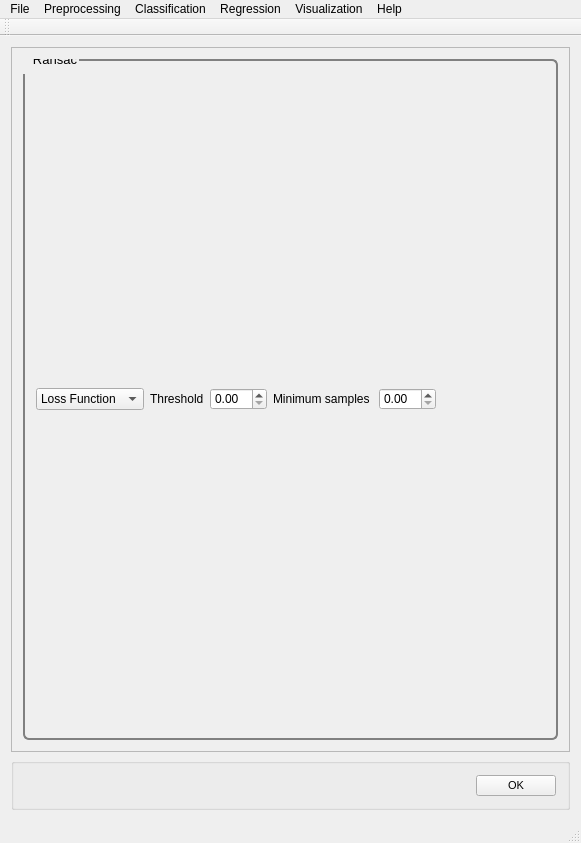
<?xml version="1.0" encoding="UTF-8"?>
<ui version="4.0">
 <class>MainWindow</class>
 <widget class="QMainWindow" name="MainWindow">
  <property name="geometry">
   <rect>
    <x>0</x>
    <y>0</y>
    <width>581</width>
    <height>843</height>
   </rect>
  </property>
  <property name="windowTitle">
   <string>PYSAT</string>
  </property>
  <widget class="QWidget" name="centralWidget">
   <layout class="QVBoxLayout" name="verticalLayout_9">
    <item>
     <widget class="QScrollArea" name="scrollArea">
      <property name="widgetResizable">
       <bool>true</bool>
      </property>
      <widget class="QWidget" name="scrollAreaWidgetContents_2">
       <property name="geometry">
        <rect>
         <x>0</x>
         <y>0</y>
         <width>561</width>
         <height>721</height>
        </rect>
       </property>
       <property name="font">
        <font>
         <pointsize>8</pointsize>
        </font>
       </property>
       <property name="styleSheet">
        <string notr="true">QGroupBox {
  border: 2px solid gray;
  border-radius: 6px;
  margin-top: 0.5em;
}

QGroupBox::title {

  padding-top: -14px;
  padding-left: 8px;
}
</string>
       </property>
       <layout class="QVBoxLayout" name="verticalLayout_8">
        <item>
         <widget class="QGroupBox" name="ransac">
          <property name="font">
           <font>
            <pointsize>10</pointsize>
           </font>
          </property>
          <property name="title">
           <string>Ransac</string>
          </property>
          <layout class="QHBoxLayout" name="horizontalLayout">
           <item>
            <layout class="QVBoxLayout" name="ransac_vlayout_2">
             <item>
              <layout class="QHBoxLayout" name="ransac_loss_func_hlayout_2">
               <item>
                <widget class="QComboBox" name="ransac_loss_func_2">
                 <item>
                  <property name="text">
                   <string>Loss Function</string>
                  </property>
                 </item>
                 <item>
                  <property name="text">
                   <string>Absolute Error</string>
                  </property>
                 </item>
                 <item>
                  <property name="text">
                   <string>Squared Error</string>
                  </property>
                 </item>
                </widget>
               </item>
               <item>
                <widget class="QLabel" name="ransac_threshold_label_2">
                 <property name="text">
                  <string>Threshold</string>
                 </property>
                </widget>
               </item>
               <item>
                <widget class="QDoubleSpinBox" name="ransac_threshold_2"/>
               </item>
               <item>
                <widget class="QLabel" name="ransac_min_label_2">
                 <property name="text">
                  <string>Minimum samples </string>
                 </property>
                </widget>
               </item>
               <item>
                <widget class="QDoubleSpinBox" name="ransac_min_2"/>
               </item>
               <item>
                <spacer name="ransac_loss_spacer_2">
                 <property name="orientation">
                  <enum>Qt::Horizontal</enum>
                 </property>
                 <property name="sizeHint" stdset="0">
                  <size>
                   <width>40</width>
                   <height>20</height>
                  </size>
                 </property>
                </spacer>
               </item>
              </layout>
             </item>
            </layout>
           </item>
          </layout>
         </widget>
        </item>
       </layout>
      </widget>
     </widget>
    </item>
    <item>
     <widget class="QGroupBox" name="OK">
      <layout class="QHBoxLayout" name="ok">
       <item>
        <spacer name="horizontalSpacer_5">
         <property name="orientation">
          <enum>Qt::Horizontal</enum>
         </property>
         <property name="sizeHint" stdset="0">
          <size>
           <width>40</width>
           <height>20</height>
          </size>
         </property>
        </spacer>
       </item>
       <item>
        <widget class="QPushButton" name="okButton">
         <property name="font">
          <font>
           <pointsize>8</pointsize>
          </font>
         </property>
         <property name="mouseTracking">
          <bool>false</bool>
         </property>
         <property name="text">
          <string>OK</string>
         </property>
        </widget>
       </item>
      </layout>
     </widget>
    </item>
   </layout>
  </widget>
  <widget class="QToolBar" name="mainToolBar">
   <attribute name="toolBarArea">
    <enum>TopToolBarArea</enum>
   </attribute>
   <attribute name="toolBarBreak">
    <bool>false</bool>
   </attribute>
  </widget>
  <widget class="QStatusBar" name="statusBar"/>
  <widget class="QMenuBar" name="menuBar">
   <property name="geometry">
    <rect>
     <x>0</x>
     <y>0</y>
     <width>581</width>
     <height>21</height>
    </rect>
   </property>
   <widget class="QMenu" name="menuFile">
    <property name="title">
     <string>File</string>
    </property>
    <addaction name="actionLoad_Refence_Data"/>
    <addaction name="actionLoad_Unknown_Data"/>
    <addaction name="actionSet_output_location"/>
    <addaction name="separator"/>
    <addaction name="actionSave_Current_Plots"/>
    <addaction name="actionSave_Current_Data"/>
    <addaction name="separator"/>
    <addaction name="actionCreate_New_Workflow"/>
    <addaction name="actionSave_Current_Workflow"/>
    <addaction name="separator"/>
    <addaction name="actionExit"/>
   </widget>
   <widget class="QMenu" name="menuPreprocessing">
    <property name="title">
     <string>Preprocessing</string>
    </property>
    <widget class="QMenu" name="menuBaseline_Removal">
     <property name="title">
      <string>Baseline Removal</string>
     </property>
     <addaction name="actionALS"/>
     <addaction name="actionDietrich"/>
     <addaction name="actionPolyFit"/>
     <addaction name="actionAirPLS"/>
     <addaction name="actionFABC"/>
     <addaction name="actionKK"/>
     <addaction name="actionMario"/>
     <addaction name="actionMedian"/>
     <addaction name="actionRubberband"/>
     <addaction name="actionUndecimated_Wavelet"/>
    </widget>
    <widget class="QMenu" name="menuCalibration_Transfer">
     <property name="title">
      <string>Calibration Transfer</string>
     </property>
     <addaction name="actionRatio"/>
     <addaction name="actionTommy_s_Methgod"/>
     <addaction name="actionPiecewise_Direct_Standardization"/>
     <addaction name="actionOthers_3"/>
    </widget>
    <addaction name="actionNormalization"/>
    <addaction name="actionNoise_Reduction"/>
    <addaction name="actionApply_Mask"/>
    <addaction name="actionInterpolate"/>
    <addaction name="actionInstrument_Response"/>
    <addaction name="menuBaseline_Removal"/>
    <addaction name="menuCalibration_Transfer"/>
    <addaction name="actionICA_2"/>
    <addaction name="actionPCA_2"/>
   </widget>
   <widget class="QMenu" name="menuRegression">
    <property name="title">
     <string>Regression</string>
    </property>
    <addaction name="actionCross_Validation"/>
    <addaction name="actionTrain"/>
    <addaction name="actionPredict"/>
    <addaction name="actionCreate_N_Folds"/>
    <addaction name="actionCreate_Test_Folds"/>
    <addaction name="actionSubmodel_Ranges"/>
   </widget>
   <widget class="QMenu" name="menuHelp">
    <property name="title">
     <string>Help</string>
    </property>
    <addaction name="actionIndex"/>
    <addaction name="actionContent_2"/>
    <addaction name="separator"/>
    <addaction name="actionAbout"/>
    <addaction name="actionAbout_QtCreator"/>
   </widget>
   <widget class="QMenu" name="menuClassification">
    <property name="title">
     <string>Classification</string>
    </property>
    <widget class="QMenu" name="menuSupervised">
     <property name="title">
      <string>Supervised</string>
     </property>
     <addaction name="actionPLS_DA"/>
     <addaction name="actionSIMCA"/>
    </widget>
    <widget class="QMenu" name="menuClustering">
     <property name="title">
      <string>Clustering</string>
     </property>
     <addaction name="actionK_means"/>
     <addaction name="actionHierarchical_2"/>
    </widget>
    <addaction name="menuSupervised"/>
    <addaction name="menuClustering"/>
   </widget>
   <widget class="QMenu" name="menuVisualization">
    <property name="title">
     <string>Visualization</string>
    </property>
    <addaction name="actionLine_Plot"/>
    <addaction name="action1_to_1_Plot"/>
    <addaction name="actionScatter_Plot"/>
   </widget>
   <addaction name="menuFile"/>
   <addaction name="menuPreprocessing"/>
   <addaction name="menuClassification"/>
   <addaction name="menuRegression"/>
   <addaction name="menuVisualization"/>
   <addaction name="menuHelp"/>
  </widget>
  <action name="actionLoad_Refence_Data">
   <property name="text">
    <string>Load Refence Data</string>
   </property>
  </action>
  <action name="actionLoad_Unknown_Data">
   <property name="text">
    <string>Load Unknown Data</string>
   </property>
  </action>
  <action name="actionSave_Current_Workflow">
   <property name="text">
    <string>Save Current Workflow</string>
   </property>
  </action>
  <action name="actionSave_Current_Plots">
   <property name="text">
    <string>Save Current Plots</string>
   </property>
  </action>
  <action name="actionSave_Current_Data">
   <property name="text">
    <string>Save Current Data</string>
   </property>
  </action>
  <action name="actionCreate_New_Workflow">
   <property name="text">
    <string>Create New Workflow</string>
   </property>
  </action>
  <action name="actionNoise_Reduction">
   <property name="text">
    <string>Noise Reduction</string>
   </property>
  </action>
  <action name="actionApply_Mask">
   <property name="text">
    <string>Apply Mask</string>
   </property>
  </action>
  <action name="actionInterpolate">
   <property name="text">
    <string>Interpolate (unknown to known)</string>
   </property>
  </action>
  <action name="actionInstrument_Response">
   <property name="text">
    <string>Instrument Response</string>
   </property>
  </action>
  <action name="actionALS">
   <property name="text">
    <string>ALS</string>
   </property>
  </action>
  <action name="actionDietrich">
   <property name="text">
    <string>Dietrich</string>
   </property>
  </action>
  <action name="actionPolyFit">
   <property name="text">
    <string>PolyFit</string>
   </property>
  </action>
  <action name="actionAirPLS">
   <property name="text">
    <string>AirPLS</string>
   </property>
  </action>
  <action name="actionFABC">
   <property name="text">
    <string>FABC</string>
   </property>
  </action>
  <action name="actionKK">
   <property name="text">
    <string>KK</string>
   </property>
  </action>
  <action name="actionMario">
   <property name="text">
    <string>Mario</string>
   </property>
  </action>
  <action name="actionMedian">
   <property name="text">
    <string>Median</string>
   </property>
  </action>
  <action name="actionRubberband">
   <property name="text">
    <string>Rubberband</string>
   </property>
  </action>
  <action name="actionUndecimated_Wavelet">
   <property name="text">
    <string>Undecimated Wavelet</string>
   </property>
  </action>
  <action name="actionRatio">
   <property name="text">
    <string>Ratio</string>
   </property>
  </action>
  <action name="actionTommy_s_Methgod">
   <property name="text">
    <string>Tommy's Method</string>
   </property>
  </action>
  <action name="actionPiecewise_Direct_Standardization">
   <property name="text">
    <string>Piecewise Direct Standardization</string>
   </property>
  </action>
  <action name="actionPCA">
   <property name="text">
    <string>PCA</string>
   </property>
  </action>
  <action name="actionICA">
   <property name="text">
    <string>ICA</string>
   </property>
  </action>
  <action name="actionK_Means">
   <property name="text">
    <string>K-Means</string>
   </property>
  </action>
  <action name="actionHierarchical">
   <property name="text">
    <string>Hierarchical</string>
   </property>
  </action>
  <action name="actionOthers">
   <property name="text">
    <string>Others...</string>
   </property>
  </action>
  <action name="actionOthers_2">
   <property name="text">
    <string>Others...</string>
   </property>
  </action>
  <action name="actionOthers_3">
   <property name="text">
    <string>Others...</string>
   </property>
  </action>
  <action name="actionPLS">
   <property name="text">
    <string>PLS</string>
   </property>
  </action>
  <action name="actionSM_PLS">
   <property name="text">
    <string>SM-PLS</string>
   </property>
  </action>
  <action name="actionICA_Regression">
   <property name="text">
    <string>ICA Regression</string>
   </property>
  </action>
  <action name="actionGaussian_Process">
   <property name="text">
    <string>Gaussian Process</string>
   </property>
  </action>
  <action name="actionMLP">
   <property name="text">
    <string>MLP</string>
   </property>
  </action>
  <action name="actionSVM">
   <property name="text">
    <string>SVM</string>
   </property>
  </action>
  <action name="actionOthers_4">
   <property name="text">
    <string>Others...</string>
   </property>
  </action>
  <action name="actionOthers_5">
   <property name="text">
    <string>Others...</string>
   </property>
  </action>
  <action name="actionIndex">
   <property name="text">
    <string>Index</string>
   </property>
  </action>
  <action name="actionContent_2">
   <property name="text">
    <string>Content</string>
   </property>
  </action>
  <action name="actionAbout">
   <property name="text">
    <string>About...</string>
   </property>
  </action>
  <action name="actionAbout_QtCreator">
   <property name="text">
    <string>About Qt...</string>
   </property>
  </action>
  <action name="actionExit">
   <property name="text">
    <string>Exit</string>
   </property>
  </action>
  <action name="actionNormalization">
   <property name="text">
    <string>Normalization</string>
   </property>
  </action>
  <action name="actionICA_2">
   <property name="text">
    <string>ICA</string>
   </property>
  </action>
  <action name="actionPCA_2">
   <property name="text">
    <string>PCA</string>
   </property>
  </action>
  <action name="actionPLS_DA">
   <property name="text">
    <string>PLS-DA</string>
   </property>
  </action>
  <action name="actionSIMCA">
   <property name="text">
    <string>SIMCA</string>
   </property>
  </action>
  <action name="actionK_means">
   <property name="text">
    <string>K-means</string>
   </property>
  </action>
  <action name="actionHierarchical_2">
   <property name="text">
    <string>Hierarchical</string>
   </property>
  </action>
  <action name="actionCross_Validation">
   <property name="text">
    <string>Cross Validation</string>
   </property>
  </action>
  <action name="actionTrain">
   <property name="text">
    <string>Train</string>
   </property>
  </action>
  <action name="actionPredict">
   <property name="text">
    <string>Predict</string>
   </property>
  </action>
  <action name="actionLine_Plot">
   <property name="text">
    <string>Line Plot</string>
   </property>
  </action>
  <action name="action1_to_1_Plot">
   <property name="text">
    <string>1 to 1 Plot</string>
   </property>
  </action>
  <action name="actionScatter_Plot">
   <property name="text">
    <string>Scatter Plot</string>
   </property>
  </action>
  <action name="actionSet_output_location">
   <property name="text">
    <string>Output Location</string>
   </property>
  </action>
  <action name="actionCreate_N_Folds">
   <property name="text">
    <string>Create N Folds</string>
   </property>
  </action>
  <action name="actionCreate_Test_Folds">
   <property name="text">
    <string>Create Test Folds</string>
   </property>
  </action>
  <action name="actionSubmodel_Ranges">
   <property name="text">
    <string>Submodel Ranges</string>
   </property>
  </action>
 </widget>
 <layoutdefault spacing="6" margin="11"/>
 <resources/>
 <connections/>
</ui>
